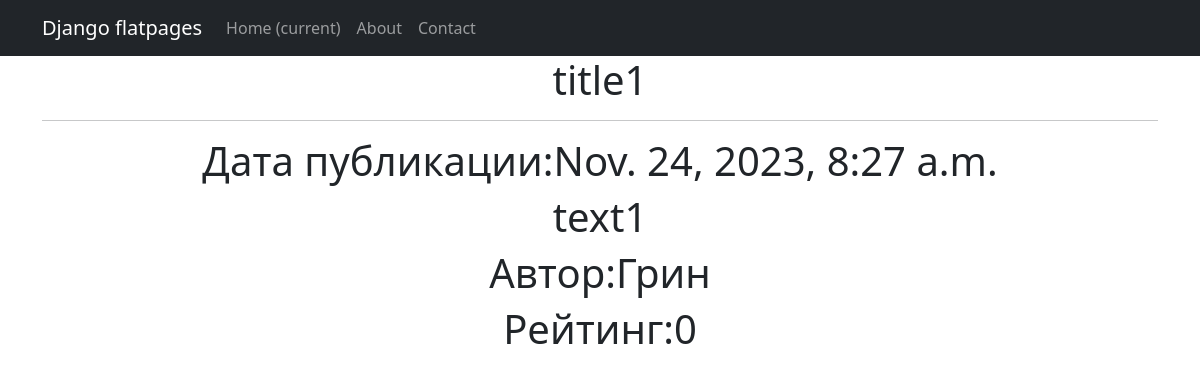
/posts/1, run on the app's committed database.
### news/models.py (models this page shows, shortened)
class Post(models.Model):
    article = 'AR'
    news = 'NE'
    POSITIONS = [
        (article, 'Статья'),
        (news, 'Новость')
    ]
    author = models.ForeignKey(Author, on_delete = models.CASCADE)
    title = models.CharField(max_length=255)
    text = models.TextField()
    type = models.CharField(max_length=250, choices = POSITIONS)
    time = models.DateTimeField(auto_now_add = True)
    category = models.ManyToManyField(Category, through = 'PostCategory')
    rating = models.IntegerField(default=0)

class Author(models.Model):
    user = models.OneToOneField(User, on_delete = models.CASCADE)
    rating = models.IntegerField(default=0)

### news/views.py (the view)
# urls.py: path('<int:pk>', PostDetail.as_view()),
class PostDetail(DetailView):
    model = Post
    template_name = 'post.html'
    context_object_name = 'post'

### news/templatetags/custom_filters.py (called while the page is built)
@register.filter()
def censor(value):
    text = str(value)
    for word in SWEAR_WORDS:
        text = text.replace(word[1:], "*" * (len(word)-1))
    return text

### templates/post.html (shortened to what this page needs)
{% extends 'flatpages/default.html' %}
{% load custom_filters %}
{% block content %}
<h1>
    {{ post.title|censor }}
    <hr>
    <h1>Дата публикации:{{ post.time }}</h1>
    <h1>{{ post.text|censor }}</h1>
    <h1>Автор:{{ post.author.user.username }}</h1>
    <h1>Рейтинг:{{ post.rating }}</h1>
</h1>
{% endblock content %}

### data on the page
Post: title|censor "title1", time "Nov. 24, 2023, 8:27 a.m.", text|censor "text1", author.user.username "Грин", rating "0"
